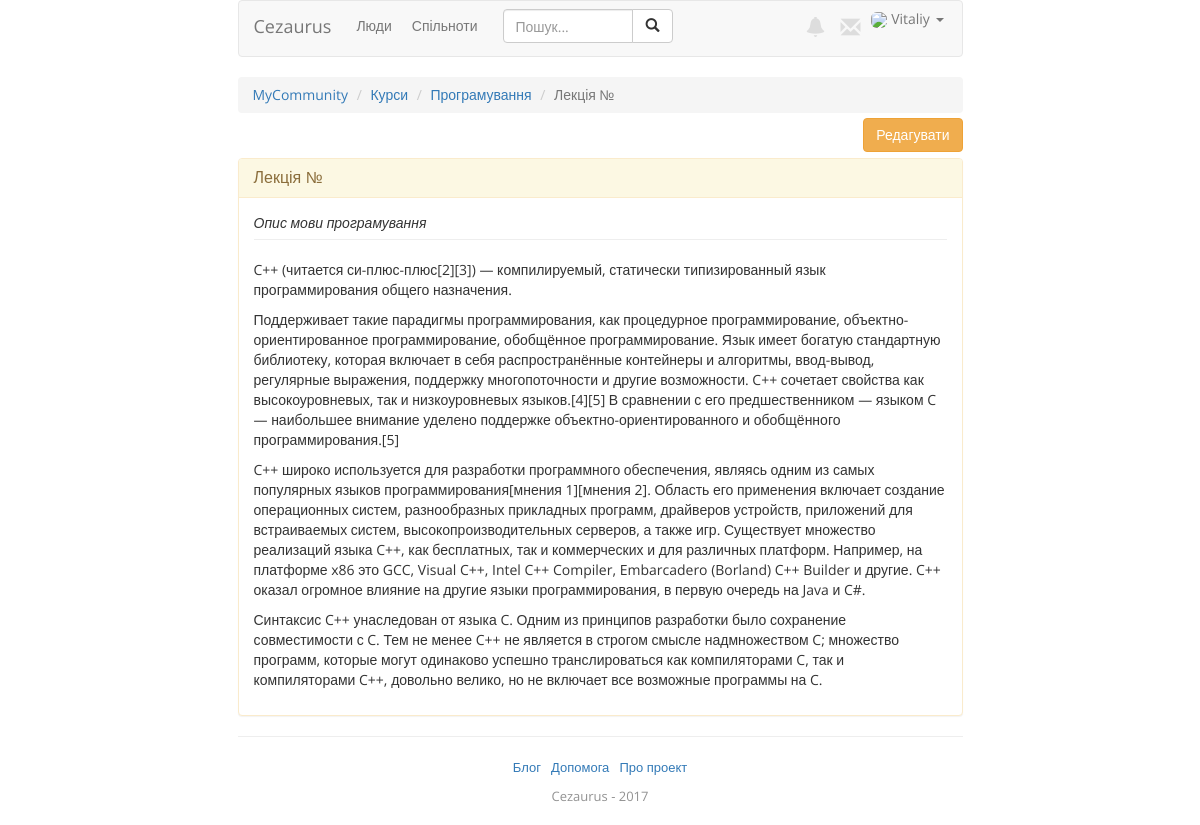
The page /c/1/courses/1/1/ (signed in) on the database its author committed.
### communities/models.py (models this page shows, shortened)
class Community(models.Model):
    name = models.CharField(max_length=30)
    description = models.CharField(max_length=250, null=True, blank=True)
    administrators = models.ManyToManyField(User)
    invitation_code = models.CharField(null=True, blank=True, max_length=5)
    objects = CommunityManager()

### courser/models.py (models this page shows, shortened)
class Course(models.Model):
    name = models.CharField(max_length=40)
    description = models.CharField(max_length=80, null=True, blank=True)
    community = models.ForeignKey(Community, null=True, blank=True, on_delete=models.CASCADE)
    author = models.ForeignKey(User, on_delete=models.CASCADE)
    is_available = models.BooleanField(default=True)

class CourseStep(models.Model):
    LECTURE = 'L'
    DICTATION = 'D'
    TEST = 'T'
    INDEPENDENT_WORK = 'I'
    COURSE_STEP_TYPES = (
        (LECTURE, 'Лекція'),
        (DICTATION, 'Диктант'),
        (TEST, 'Тест'),
        (INDEPENDENT_WORK, 'Самостійна робота'))
    name = models.CharField(max_length=100)
    description = models.TextField(max_length=600, null=True, blank=True)
    course = models.ForeignKey(Course, related_name='get_steps', on_delete=models.CASCADE)
    step_type = models.CharField(choices=COURSE_STEP_TYPES, max_length=1)
    is_available = models.BooleanField(default=True)
    start_time = models.DateTimeField(null=True, blank=True)
    stop_time = models.DateTimeField(null=True, blank=True)
    sequence_number = models.IntegerField(default=1)

class Lecture(models.Model):
    course_step = models.OneToOneField(CourseStep, on_delete=models.CASCADE)
    text = models.TextField(max_length=15000)

### courser/views.py (the view, shortened to what this page needs)
# urls.py: url(r'^c/(?P<c_id>\d+)/courses/(?P<cr_id>\d+)/(?P<s_id>\d+)/$', courser_views.course_step, name='course_step'),
@login_required()
def course_step(request, c_id, cr_id, s_id):
    c = get_object_or_404(Community, id=c_id)
    this_course = get_object_or_404(Course, id=cr_id)
    if c not in request.user.profile.communities.all():
        return HttpResponseForbidden('Немає доступу до курсів спільноти.')
    step = CourseStep.objects.get(id=s_id)
    data = {'com': c,  # community
            'course': this_course,  # course
            'step': step,  # step of course
            }
    if not step.is_available:
        return redirect(this_course)
    if step.step_type == CourseStep.LECTURE:  # this is lecture
        lecture = step.lecture
        data['lecture'] = lecture
        return render(request, 'courser/lecture.html', data)

### profiler/models.py (called while the page is built)
    def get_picture(self):
        no_picture = 'http://i.imgur.com/CyZ1Gh3.png'
        try:
            filename = settings.MEDIA_ROOT + '/profile_pictures/' + self.user.username + '.jpg'
            picture_url = settings.MEDIA_URL + 'profile_pictures/' + self.user.username + '.jpg'
            if os.path.isfile(filename):
                return picture_url
            else:
                return no_picture
        except Exception as e:
            return no_picture

### templates/courser/lecture.html (shortened to what this page needs)
{% extends 'base.html' %}
{% load static %}
{% block head %}
  <link rel="stylesheet" href="{% static 'css/community-style.css' %}">
{% endblock head %}
{% block body %}
<ol class="breadcrumb" style="margin-bottom: 5px;">
  <li><a href="{% url 'community' c_id=com.id %}">{{ com.name }}</a></li>
  <li><a href="{% url 'courses' c_id=com.id %}">Курси</a></li>
  <li><a href="{% url 'course' c_id=com.id cr_id=course.id %}">{{ course.name }}</a></li>
  <li class="active">{{ step.name }}</li>
</ol>
{% if user == course.author %}
<a class="btn btn-warning" href="{% url 'edit_step' c_id=com.id cr_id=course.id s_id=step.id %}" role="button" style="float:right;">
Редагувати</a>
{% endif %}
<br><br>
<div class="panel panel-warning with-clear">
  <div class="panel-heading">
    <h3 class="panel-title">{{ step.name }}</h3>
  </div>
  <div class="panel-body">
    <i> {{ step.description }}</i>
    <hr>
    {{ lecture.text|safe|linebreaks }}
  </div>
</div>
  <hr>
{% endblock body %}

### templates/base.html (shortened to what this page needs)
{% load static %}
<!DOCTYPE html>
<html lang="ru">
  <head>
    <link href="{% static 'css/bootstrap.min.css' %}" rel="stylesheet">
    <link href="{% static 'css/master-style.css' %}" rel="stylesheet">
    {% block head %}
    {% endblock %}
  </head>
  <body>
  <div class="container">
  <div class="header">
  <nav class="navbar navbar-default">
    <div class="container-fluid">
      <div class="navbar-header">
        <a class="navbar-brand" href="{% url 'index' %}">Cezaurus</a>
      </div>
      {% if user.is_authenticated %}
      <div class="collapse navbar-collapse" id="bs-example-navbar-collapse-1">
        <ul class="nav navbar-nav nav-links">
          <li><a href="{% url 'people' %}">Люди</a></li>
          <li><a href="{% url 'all_communities' %}">Спільноти</a></li>
        </ul>
        <form class="navbar-form navbar-left" action="{% url 'search' %}" method="get">
          <div class="input-group" style="width:170px">
            <input class="form-control" name="q" placeholder="Пошук..." autocomplete="off" type="text">
            <span class="input-group-btn">
            <button class="btn btn-default" type="submit">
              <span class="glyphicon glyphicon-search"></span>
            </button>
            </span>
          </div>
        </form>
        <ul class="nav navbar-nav navbar-right">
          <li>
            <a href="#" style="padding: 15px 10px 15px 10px;">
              <span class="glyphicon glyphicon-bell header-glyph" aria-hidden="true"></span>
            </a>
          </li>
          <li>
            <a href="#" style="padding: 15px 5px 15px 5px;">
              <span class="glyphicon glyphicon-envelope header-glyph" aria-hidden="true"></span>
            </a>
          </li>
          <li class="dropdown">
            <a href="#" class="dropdown-toggle header-link-profile" data-toggle="dropdown" role="button" aria-haspopup="true" aria-expanded="false" style="padding-bottom:10px;">
            <img src="{{ user.profile.get_picture }}" class="header-photo">
            {{ user.first_name }} <span class="caret"></span></a>
          </li>
        </ul>
      </div>
      {% endif %}
    </div>
  </nav>
  </div>
  <div class="content">
    {% block body %}
    {% endblock body %}
  </div>
  <div class="footer">
    <ul>
      <li>
        <a href="#">Блог&nbsp;</a>
      </li>
      <li>
        <a href="#">&nbsp;Допомога&nbsp;</a>
      </li>
      <li>
        <a href="#">&nbsp;Про проект </a>
      </li>
    </ul>
    <div class="footer-name">Cezaurus - 2017</div><br>
  </div>
  </div>
  </body>
</html>

### static/css/master-style.css (style rules this page uses)
body { font-family: 'Open Sans', sans-serif; }
hr { margin-top:6px; }
.container { max-width: 755px; }
.header-glyph { font-size: 20px; color: #dddddd; }
.header-photo { max-width: 35px; max-height: 35px; border-radius: 6px; }
.nav-links > li > a { padding-left: 10px; padding-right: 10px; }
ul.nav.navbar-nav.navbar-right li.dropdown a.dropdown-toggle.header-link-profile { padding-top: 8px; padding-right: 3px; padding-left: 6px; }
.footer { margin-top: 20px; }
.footer > ul { clear: both; list-style: none; text-align: center; padding-left: 0; }
.footer > ul > li { display: inline; font-size: 13px; }
.footer-name { font-size: 13px; color: #939393; text-align: center; }
.with-clear { clear: both; }

### static/css/community-style.css (style rules this page uses)
.with-clear { clear: both; }

### rows shown on the page
Community: name "MyCommunity"
Course: name "Програмування"
CourseStep: name "Лекція №", description "Опис мови програмування"
Lecture: text "C++ (читается си-плюс-плюс[2][3]) — компилируемый, статически типизированный язык программирования общего назначения. Поддерживает такие парадигмы программирования, как процедурное программирование, объектно-ориентированное программирование, обобщённое программирование. Язык имеет богатую стандартную библиотеку, которая включает в себя распространённые контейнеры и алгоритмы, ввод-вывод, регулярные выражения, поддержку многопоточности и другие возможности. C++ сочетает свойства как высокоуровневых, так и низкоуровневых языков.[4][5] В сравнении с его предшественником — языком C — наибольшее внимание уделено поддержке объектно-ориентированного и обобщённого программирования.[5] C++ широко…"

### other values the page prints
{{ user.first_name }} "Vitaliy"
